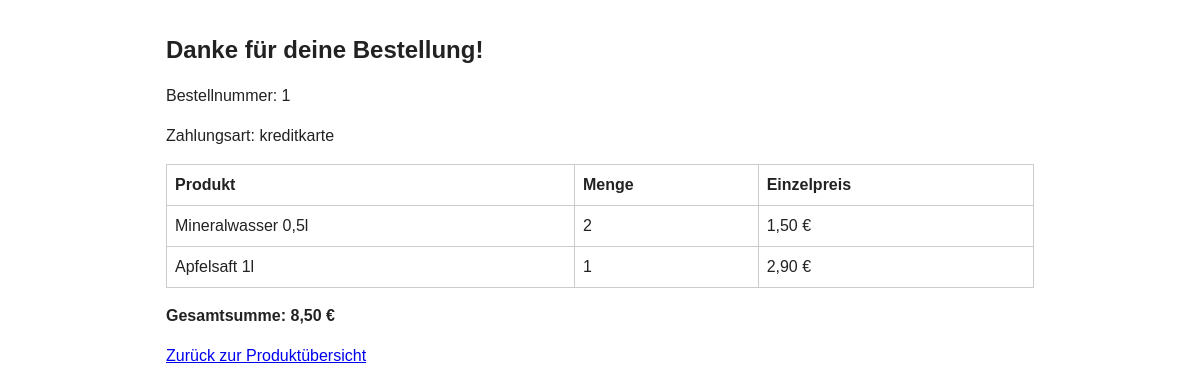
/bestellbestaetigung.php?id=1, run on the app's committed database.
### tables this page shows
CREATE TABLE bestellung (
    bestellung_id INT AUTO_INCREMENT PRIMARY KEY,  
    kunde_id INT NOT NULL,  
    rechnungsadresse_id INT NOT NULL,  
    lieferadresse_id INT NOT NULL,  
    bestelldatum DATETIME NOT NULL DEFAULT CURRENT_TIMESTAMP,  
    status ENUM('offen', 'bezahlt', 'versandt', 'storniert') NOT NULL DEFAULT 'offen',  
    zahlungsart ENUM('rechnung', 'kreditkarte') NOT NULL,  
    gesamtbetrag DECIMAL(10,2) NOT NULL,  
    FOREIGN KEY (kunde_id) REFERENCES kunde(kunde_id),  
    FOREIGN KEY (rechnungsadresse_id) REFERENCES adresse(adresse_id),  
    FOREIGN KEY (lieferadresse_id) REFERENCES adresse(adresse_id)  
);

CREATE TABLE produkt (
    produkt_id INT AUTO_INCREMENT PRIMARY KEY,  
    kategorie_id INT NOT NULL,  
    bezeichnung VARCHAR(150) NOT NULL,  
    beschreibung TEXT,  
    preis DECIMAL(10,2) NOT NULL,  
    bild_pfad VARCHAR(255),  
    lagerbestand INT NOT NULL DEFAULT 0,  
    aktiv TINYINT(1) NOT NULL DEFAULT 1,  
    erstellt_am DATETIME NOT NULL DEFAULT CURRENT_TIMESTAMP,  
    FOREIGN KEY (kategorie_id) REFERENCES kategorie(kategorie_id)  
);

### public/bestellbestaetigung.php (called while the page is built, shortened)
<?php
require_once __DIR__ . '/../src/Repository/ProduktRepository.php';
require_once __DIR__ . '/../src/Repository/BestellungRepository.php';
require_once __DIR__ . '/../src/Repository/BestellpositionRepository.php';
$bestellungId = (int) ($_GET['id'] ?? 0);
$bestellungRepo = new BestellungRepository();
$bestellung = $bestellungRepo->findById($bestellungId);
$positionen = [];
if ($bestellung !== null) {
    $bestellpositionRepo = new BestellpositionRepository();
    $produktRepo = new ProduktRepository();
    foreach ($bestellpositionRepo->findByBestellung($bestellungId) as $position) {
        $positionen[] = [
            'produkt' => $produktRepo->findById($position->produktId),
            'menge' => $position->menge,
            'einzelpreis' => $position->einzelpreis,
        ];
    }
}
require __DIR__ . '/../templates/bestellbestaetigung.php';

### src/Repository/BestellungRepository.php (called while the page is built, shortened)
<?php
class BestellungRepository
{
    public function findById(int $bestellungId): ?Bestellung
    {
        $db = Database::getConnection();
        $stmt = $db->prepare('SELECT * FROM bestellung WHERE bestellung_id = :id');
        $stmt->execute(['id' => $bestellungId]);
        $zeile = $stmt->fetch();
        return new Bestellung(
            bestellungId: (int) $zeile['bestellung_id'],
            kundeId: (int) $zeile['kunde_id'],
            rechnungsadresseId: (int) $zeile['rechnungsadresse_id'],
            lieferadresseId: (int) $zeile['lieferadresse_id'],
            zahlungsart: $zeile['zahlungsart'],
            status: $zeile['status'],
            gesamtbetrag: (float) $zeile['gesamtbetrag'],
            bestelldatum: $zeile['bestelldatum']
        );
    }
}

### src/Repository/ProduktRepository.php (called while the page is built, shortened)
<?php
class ProduktRepository
{
    public function findById(int $produktId): ?Produkt
    {
        $db = Database::getConnection();
        $stmt = $db->prepare('SELECT * FROM produkt WHERE produkt_id = :id');
        $stmt->execute(['id' => $produktId]);
        $zeile = $stmt->fetch();
        return $zeile ? $this->hydrate($zeile) : null;
    }
    private function hydrate(array $zeile): Produkt
    {
        return new Produkt(
            produktId: (int) $zeile['produkt_id'],
            kategorieId: (int) $zeile['kategorie_id'],
            bezeichnung: $zeile['bezeichnung'],
            beschreibung: $zeile['beschreibung'],
            preis: (float) $zeile['preis'],
            bildPfad: $zeile['bild_pfad'],
            lagerbestand: (int) $zeile['lagerbestand'],
            aktiv: (bool) $zeile['aktiv']
        );
    }
}

### src/Repository/BestellpositionRepository.php (called while the page is built, shortened)
<?php
class BestellpositionRepository
{
    public function findByBestellung(int $bestellungId): array
    {
        $db = Database::getConnection();
        $stmt = $db->prepare('SELECT * FROM bestellposition WHERE bestellung_id = :id');
        $stmt->execute(['id' => $bestellungId]);
        $zeilen = $stmt->fetchAll();
        return array_map(function (array $zeile): Bestellposition {
            return new Bestellposition(
                bestellpositionId: (int) $zeile['bestellposition_id'],
                bestellungId: (int) $zeile['bestellung_id'],
                produktId: (int) $zeile['produkt_id'],
                menge: (int) $zeile['menge'],
                einzelpreis: (float) $zeile['einzelpreis']
            );
        }, $zeilen);
    }
}

### templates/bestellbestaetigung.php (the view, shortened to what this page needs)
<!DOCTYPE html>
<html lang="de">
<head>
    <link rel="stylesheet" href="assets/css/style.css">
</head>
<body>
    <div class="container">
        <?php if (!$bestellung):  ?>
            <p>Bestellung wurde nicht gefunden.</p>
        <?php else:  ?>
            <h1>Danke für deine Bestellung!</h1>
            <p>Bestellnummer: <?= (int) $bestellung->bestellungId  ?></p>
            <p>Zahlungsart: <?= htmlspecialchars($bestellung->zahlungsart)  ?></p>
            <div class="tabelle-wrapper">
                <table>
                    <thead>
                        <tr><th>Produkt</th><th>Menge</th><th>Einzelpreis</th></tr>
                    </thead>
                    <tbody>
                        <?php foreach ($positionen as $position):  ?>
                            <tr>
                                <td><?= htmlspecialchars($position['produkt']->bezeichnung ?? 'unbekanntes Produkt')  ?></td>
                                <td><?= (int) $position['menge']  ?></td>
                                <td><?= number_format($position['einzelpreis'], 2, ',', '.')  ?> €</td>
                            </tr>
                        <?php endforeach; ?>
                    </tbody>
                </table>
            </div>
            <p><strong>Gesamtsumme: <?= number_format($bestellung->gesamtbetrag, 2, ',', '.')  ?> €</strong></p>
        <?php endif; ?>
        <p class="nav-links"><a href="index.php">Zurück zur Produktübersicht</a></p>
    </div>
</body>
</html>

### public/assets/css/style.css (style rules this page uses)
* { box-sizing: border-box; }
body { font-family: sans-serif; margin: 0; line-height: 1.5; color: #222; }
.container { max-width: 900px; margin: 0 auto; padding: 1rem; }
.nav-links { margin-bottom: 1rem; }
.nav-links a { margin-right: 1rem; }
h1 { font-size: 1.5rem; }
.tabelle-wrapper { overflow-x: auto; }
table { border-collapse: collapse; width: 100%; min-width: 420px; }
th, td { border: 1px solid #ccc; padding: 0.5rem; text-align: left; }

### data on the page
bestellung: bestellung_id "1", zahlungsart "kreditkarte", gesamtbetrag "8,50"
produkt: bezeichnung "Mineralwasser 0,5l"
produkt: bezeichnung "Apfelsaft 1l"

### other printed values
$position['menge'] "2"
$position['einzelpreis'] "1,50"
$position['menge'] "1"
$position['einzelpreis'] "2,90"
